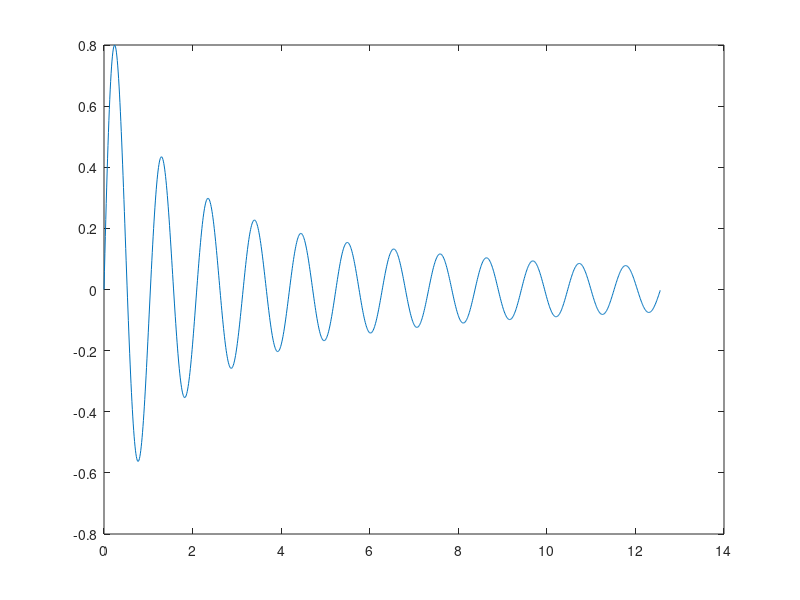

MATLAB code for this plot:
%%
%% Introduction
% In this example we show how can add some LaTeX functionality
% by directly inserting LaTeX statements. Of course we can always
% simply insert a LaTeX section as show in the next paragraph.
% Such a section will be added to the body section of the tex document.
% In other cases however we need to include statements in the
% preamble and this we can do with the _first_preamblex_ and 
% _last_preamblex_ statements. For 'reasons of symmetry' we 
% have added _first_bodyx_ and _last_bodyx_ statements.  
%
% *NB* The listing of the two files that were used to produce
% this document are included at the end of this document
%% Insert an external reference
% <latex> 
% % First section has no title. A title is provided by the 
% % \textit{title} option in the struct that is passed to the
% % publish function.
% An external reference such as e.g. 
% \url{https://github.com/HanOostdijk/matlab_publish_latex.git} 
% can be inserted by enclosing it in a <latex> block.  
% </latex>
%% Inserting 'strange' symbols
% <latex> 
% The '<' and '>' symbols in a <latex> block will not be printed 
% correctly unless a \textit{\bslash usepackage[T1]{fontenc}} statement is inserted
% in the preamble of the latex source. Here this is done by specifying
% the \textit{first\_preamble1} option in the publish struct. And for correctly
% printing the \bslash in this section we defined the \bslash bslash macro in the
% \textit{first\_preamble2} option.
% </latex>
%% Using a sans serif letter type
% Normally a serif letter type is used. You can indicate that a sans serif
% letter will be used (for the standard text). Here this is done by specifying
% the _first_preamble3_ option in the publish struct.
%% Using a header and footer
% The LaTeX package _fancyhdr_ can be used to specify headers and footers for the document. 
% The statements for this package can be included in the preamble by using the _first_preamble_x_ 
% or _last_preamble_x_  statements. In this case it is important that the _last_preamble_x_ 
% (and not the _first_preamble_x_) statements are used because the information from the geometry 
% statement will be used by the _fancyhdr_ package. And because the geometry statement will be generated
% from the _paper_, _sizes_ and _orientation_ options in the fixed part of the preamble, the only way
% to guarantee that this information is available is placing the _fancyhdr_ statements at the very end of
% the preamble.
%%
% <latex>
% % the following statements define the captions of the first plot:
% \global\def\captionA{a sinoid plot} 
% </latex>
%% Just a plot to see that this _is_ MATLAB
% <latex>
% Until now in this whole document not a single MATLAB statement was used. 
% To correct for that,  we use MATLAB to create the plot in 
% figure \ref{exampleC_01.eps} on page \pageref{exampleC_01.eps}.
% </latex>
t   = 0:.01:pi*4;
k   = 6 ;
y   = sin(k*t)./(1+t);
figure(1)
plot(t,y);
%%
% <latex>
% \lstinputlisting[frame=single,numbers=none,caption=exampleC script]{../exampleC.m}
% \lstinputlisting[frame=single,numbers=none,firstline=89,caption=publish\_mpl\_examples script (example C only)]{../publish_mpl_examples.m}
% </latex>
% 